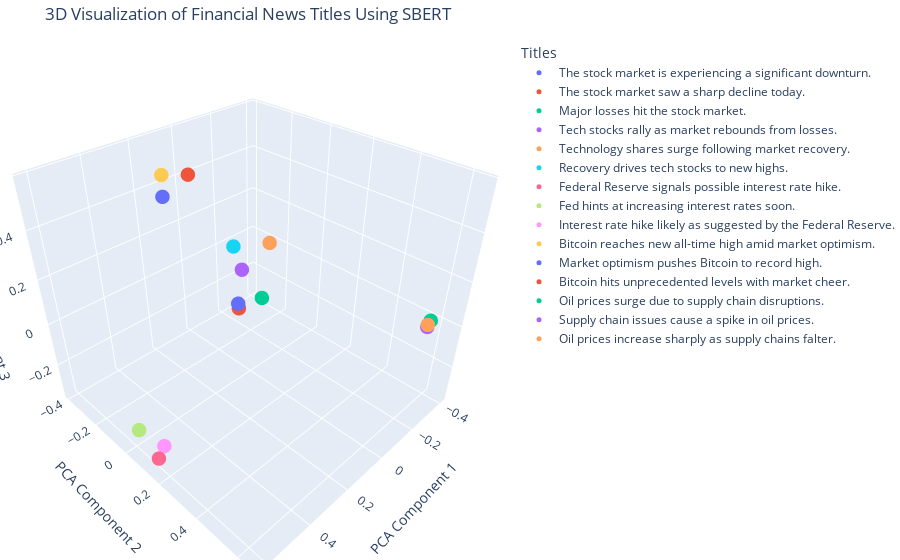

The notebook cell this image was saved under:
### Markdown cell above
2. **Visualization:** As we demonstrated earlier, visualizing these embeddings can provide insights. Similar embeddings should cluster together in charts, showing that they capture the underlying context effectively. This way, we can visually validate that the embeddings represent the nuances of the text.

### Code cell
import numpy as np
import plotly.graph_objects as go
from sklearn.decomposition import PCA

# Reduce dimensions (vector length from 384 to 3) to 3D for visualization using PCA
pca = PCA(n_components=3)  # PCA used for simplicity
reduced_embeddings = pca.fit_transform(embeddings)

# Create 3D scatter plot
fig = go.Figure()

for i, embedding in enumerate(reduced_embeddings):
    fig.add_trace(go.Scatter3d(
        x=[embedding[0]],
        y=[embedding[1]],
        z=[embedding[2]],
        mode='markers',  # Ensure markers are used
        marker=dict(size=5),  # Adjust the size as needed
        name=titles[i]  # Add the title to the legend
    ))

# Update layout
fig.update_layout(
    scene=dict(
        xaxis_title='PCA Component 1',
        yaxis_title='PCA Component 2',
        zaxis_title='PCA Component 3'
    ),
    title='3D Visualization of Financial News Titles Using SBERT',
    legend_title_text='Titles',
    margin=dict(l=0, r=0, b=0, t=40)
)

fig.show()

### Figure 1 — Plotly figure (JSON) as saved in the notebook; plotly's stock layout.template omitted (floating-point values rounded to 4 significant figures)
{"data": [{"marker": {"size": 5}, "mode": "markers", "name": "The stock market is experiencing a significant downturn.", "type": "scatter3d", "x": [-0.1311], "y": [-0.2101], "z": [-0.1894]}, {"marker": {"size": 5}, "mode": "markers", "name": "The stock market saw a sharp decline today.", "type": "scatter3d", "x": [-0.1562], "y": [-0.2332], "z": [-0.2397]}, {"marker": {"size": 5}, "mode": "markers", "name": "Major losses hit the stock market.", "type": "scatter3d", "x": [-0.2706], "y": [-0.1993], "z": [-0.2224]}, {"marker": {"size": 5}, "mode": "markers", "name": "Tech stocks rally as market rebounds from losses.", "type": "scatter3d", "x": [-0.328], "y": [-0.3903], "z": [-0.1805]}, {"marker": {"size": 5}, "mode": "markers", "name": "Technology shares surge following market recovery.", "type": "scatter3d", "x": [-0.406], "y": [-0.2837], "z": [-0.02083]}, {"marker": {"size": 5}, "mode": "markers", "name": "Recovery drives tech stocks to new highs.", "type": "scatter3d", "x": [-0.2736], "y": [-0.3875], "z": [-0.02824]}, {"marker": {"size": 5}, "mode": "markers", "name": "Federal Reserve signals possible interest rate hike.", "type": "scatter3d", "x": [0.5923], "y": [0.1269], "z": [-0.3421]}, {"marker": {"size": 5}, "mode": "markers", "name": "Fed hints at increasing interest rates soon.", "type": "scatter3d", "x": [0.6165], "y": [0.0608], "z": [-0.2262]}, {"marker": {"size": 5}, "mode": "markers", "name": "Interest rate hike likely as suggested by the Federal Reserve.", "type": "scatter3d", "x": [0.5584], "y": [0.1199], "z": [-0.3085]}, {"marker": {"size": 5}, "mode": "markers", "name": "Bitcoin reaches new all-time high amid market optimism.", "type": "scatter3d", "x": [0.2779], "y": [-0.1334], "z": [0.5782]}, {"marker": {"size": 5}, "mode": "markers", "name": "Market optimism pushes Bitcoin to record high.", "type": "scatter3d", "x": [0.2462], "y": [-0.1821], "z": [0.4717]}, {"marker": {"size": 5}, "mode": "markers", "name": "Bitcoin hits unprecedented levels with market cheer.", "type": "scatter3d", "x": [0.1558], "y": [-0.1468], "z": [0.5369]}, {"marker": {"size": 5}, "mode": "markers", "name": "Oil prices surge due to supply chain disruptions.", "type": "scatter3d", "x": [-0.3655], "y": [0.5906], "z": [0.01869]}, {"marker": {"size": 5}, "mode": "markers", "name": "Supply chain issues cause a spike in oil prices.", "type": "scatter3d", "x": [-0.2918], "y": [0.6174], "z": [0.04409]}, {"marker": {"size": 5}, "mode": "markers", "name": "Oil prices increase sharply as supply chains falter.", "type": "scatter3d", "x": [-0.2242], "y": [0.6507], "z": [0.1083]}], "layout": {"legend": {"title": {"text": "Titles"}}, "margin": {"b": 0, "l": 0, "r": 0, "t": 40}, "scene": {"xaxis": {"title": {"text": "PCA Component 1"}}, "yaxis": {"title": {"text": "PCA Component 2"}}, "zaxis": {"title": {"text": "PCA Component 3"}}}, "title": {"text": "3D Visualization of Financial News Titles Using SBERT"}}}
